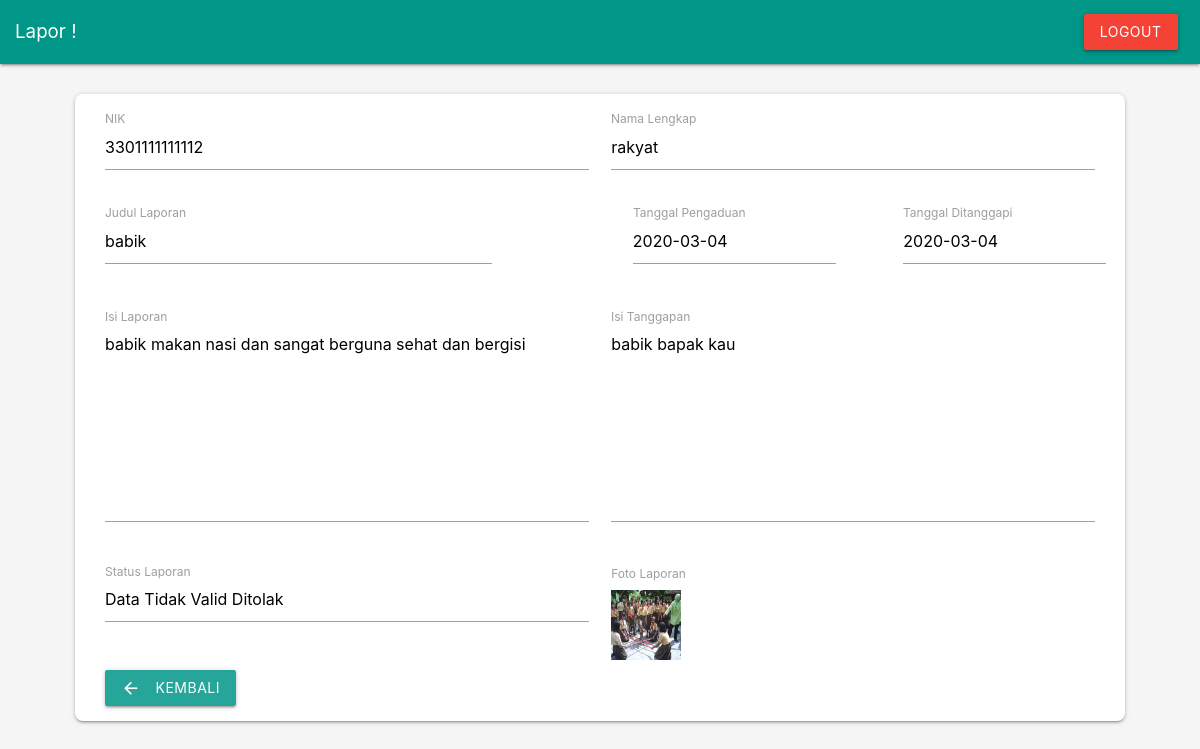
/pengaduan.php?action=detail&idadu=29 (signed in), run on the app's committed database.
### tables this page shows
CREATE TABLE `tanggapan` (
  `id_tanggapan` int(11) NOT NULL,
  `id_pengaduan` int(11) NOT NULL,
  `tgl_tanggapan` date NOT NULL,
  `isi_tanggapan` text NOT NULL,
  `id_petugas` int(11) NOT NULL
);

CREATE TABLE `pengaduan` (
  `id_pengaduan` int(11) NOT NULL,
  `tgl_pengaduan` date NOT NULL,
  `nik` char(16) NOT NULL,
  `username` varchar(35) NOT NULL,
  `judul` varchar(50) NOT NULL,
  `isi_laporan` text NOT NULL,
  `foto` varchar(255) NOT NULL,
  `status` enum('Terkirim sedang diproses','Data Tidak Valid Ditolak','Data Valid Diterima') NOT NULL DEFAULT 'Terkirim sedang diproses'
);

### views/d_adu_rakyat.php (the view)
<?php
require_once 'layouts/header.php';
?>
<div class="content">
    <form class="col s12" action="" method="">
        <div class="row">
            <div class="input-field col s6">
                <?php foreach ($pengaduan as $a) { ?>
                <input name="nik" id="nik" type="text" readonly value="<?php echo $a['nik'] ?>">
                <?php } ?>
                <label for="nik">NIK</label>
            </div>
            <div class="input-field col s6">
                <input name="kuy" id="kuy" type="text" readonly value="<?php echo $_SESSION['username'] ?>">
                <label for="kuy">Nama Lengkap</label>
            </div>
        </div>
        <div class="row">
            <div class="input-field col offset-s1 pull-s1">
                <?php foreach ($pengaduan as $a) { ?>
                <input name="judul" id="judul" type="text" readonly value="<?php echo $a['judul'] ?>">
                <?php } ?>
                <label for="judul">Judul Laporan</label>
            </div>
            <div class="row">
                <div class="input-field col offset-s1">
                    <?php foreach ($pengaduan as $a) { ?>
                    <input name="tgl_pengaduan" id="tgl_pengaduan" type="text" readonly
                        value="<?php echo $a['tgl_pengaduan'] ?>">
                    <?php } ?>
                    <label for="tgl_pengaduan">Tanggal Pengaduan</label>
                </div>
                <div class="input-field col offset-s1">
                    <?php foreach ($pengaduan as $a) { ?>
                    <input name="tgl_tanggapan" id="tgl_tanggapan" type="text" readonly
                        value="<?php echo $a['tgl_tanggapan'] ?>">
                    <?php } ?>
                    <label for="tgl_tanggapan">Tanggal Ditanggapi</label>
                </div>
            </div>
        </div>
        <div class="row">
            <div class="input-field col s6">
                <?php foreach ($pengaduan as $a) { ?>
                <textarea name="isi_laporan" type="text" id="isi_laporan" class="materialize-textarea" readonly value=""
                    style="height: 200px"><?php echo $a['isi_laporan'] ?></textarea>
                <?php } ?>
                <label for="isi_laporan">Isi Laporan</label>
            </div>
            <div class="input-field col s6">
                <?php foreach ($pengaduan as $a) { ?>
                <textarea class="materialize-textarea" readonly value=""
                    style="height: 200px"><?php echo $a['isi_tanggapan'] ?></textarea>
                <?php } ?>
                <label for="isi_tanggapan">Isi Tanggapan</label>
            </div>
        </div>
        <div class="row">
            <div class="input-field col s10">
                <?php foreach ($pengaduan as $a) { ?>
                <textarea class="materialize-textarea" readonly value=""><?php echo $a['status'] ?></textarea>
                <?php } ?>
                <label for="isi_tanggapan">Status Laporan</label>
            </div>
            <div class="col s2">
                <?php foreach ($pengaduan as $a) { ?>
                <label> Foto Laporan</label>
                <div class="card-img">
                    <img src=" ../foto/<?php echo $a['foto'] ?>" width="70px" height="70px">
                </div> <?php } ?>
            </div>
        </div>
        <a href="pengaduan.php" class="btn waves-effect waves-light place" type="submit" name="new">Kembali
            <i class="material-icons left">arrow_back</i>
        </a>
    </form>
</div>
<?php
require_once 'layouts/footer.php';
?>

### assets/css/simple-sidebar.css (style rules this page uses)
body { overflow-x: hidden; }

### assets/css/style.css (style rules this page uses)
body { background: #f5f5f5; }
.content { margin: 2em; padding: 1em; background: #fff; border-radius: 8px; box-shadow: 0 2px 2px 0 rgba(0, 0, 0, 0.14), 0 3px 1px -2px rgba(0, 0, 0, 0.12), 0 1px 5px 0 rgba(0, 0, 0, 0.2); }
.btn:not(:disabled):not(.disabled) { cursor: pointer; }

### data on the page
tanggapan: nik "3301111111112", judul "babik", tgl_pengaduan "2020-03-04", tgl_tanggapan "2020-03-04", isi_laporan "babik makan nasi dan sangat berguna sehat dan bergisi", isi_tanggapan "babik bapak kau", id_pengaduan.status "Data Tidak Valid Ditolak", id_pengaduan.foto (picture)
